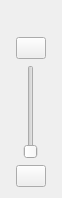
<?xml version="1.0" encoding="UTF-8"?>
<ui version="4.0">
 <class>ZoomControllerWidget</class>
 <widget class="QWidget" name="ZoomControllerWidget">
  <property name="geometry">
   <rect>
    <x>0</x>
    <y>0</y>
    <width>62</width>
    <height>198</height>
   </rect>
  </property>
  <property name="sizePolicy">
   <sizepolicy hsizetype="Preferred" vsizetype="Maximum">
    <horstretch>0</horstretch>
    <verstretch>0</verstretch>
   </sizepolicy>
  </property>
  <property name="windowTitle">
   <string>Form</string>
  </property>
  <layout class="QVBoxLayout" name="verticalLayout">
   <item>
    <layout class="QHBoxLayout" name="horizontalLayout_4">
     <item>
      <spacer name="horizontalSpacer_7">
       <property name="orientation">
        <enum>Qt::Horizontal</enum>
       </property>
       <property name="sizeHint" stdset="0">
        <size>
         <width>40</width>
         <height>20</height>
        </size>
       </property>
      </spacer>
     </item>
     <item>
      <widget class="QLabel" name="Label">
       <property name="text">
        <string/>
       </property>
      </widget>
     </item>
     <item>
      <spacer name="horizontalSpacer_8">
       <property name="orientation">
        <enum>Qt::Horizontal</enum>
       </property>
       <property name="sizeHint" stdset="0">
        <size>
         <width>40</width>
         <height>20</height>
        </size>
       </property>
      </spacer>
     </item>
    </layout>
   </item>
   <item>
    <layout class="QHBoxLayout" name="horizontalLayout_3">
     <item>
      <spacer name="horizontalSpacer_5">
       <property name="orientation">
        <enum>Qt::Horizontal</enum>
       </property>
       <property name="sizeHint" stdset="0">
        <size>
         <width>40</width>
         <height>20</height>
        </size>
       </property>
      </spacer>
     </item>
     <item>
      <widget class="QPushButton" name="plusButton">
       <property name="maximumSize">
        <size>
         <width>30</width>
         <height>16777215</height>
        </size>
       </property>
       <property name="text">
        <string/>
       </property>
      </widget>
     </item>
     <item>
      <spacer name="horizontalSpacer_6">
       <property name="orientation">
        <enum>Qt::Horizontal</enum>
       </property>
       <property name="sizeHint" stdset="0">
        <size>
         <width>40</width>
         <height>20</height>
        </size>
       </property>
      </spacer>
     </item>
    </layout>
   </item>
   <item>
    <layout class="QHBoxLayout" name="horizontalLayout">
     <item>
      <spacer name="horizontalSpacer">
       <property name="orientation">
        <enum>Qt::Horizontal</enum>
       </property>
       <property name="sizeHint" stdset="0">
        <size>
         <width>40</width>
         <height>20</height>
        </size>
       </property>
      </spacer>
     </item>
     <item>
      <widget class="QSlider" name="verticalSlider">
       <property name="orientation">
        <enum>Qt::Vertical</enum>
       </property>
      </widget>
     </item>
     <item>
      <spacer name="horizontalSpacer_2">
       <property name="orientation">
        <enum>Qt::Horizontal</enum>
       </property>
       <property name="sizeHint" stdset="0">
        <size>
         <width>40</width>
         <height>20</height>
        </size>
       </property>
      </spacer>
     </item>
    </layout>
   </item>
   <item>
    <layout class="QHBoxLayout" name="horizontalLayout_2">
     <item>
      <spacer name="horizontalSpacer_3">
       <property name="orientation">
        <enum>Qt::Horizontal</enum>
       </property>
       <property name="sizeHint" stdset="0">
        <size>
         <width>40</width>
         <height>20</height>
        </size>
       </property>
      </spacer>
     </item>
     <item>
      <widget class="QPushButton" name="minusButton">
       <property name="maximumSize">
        <size>
         <width>30</width>
         <height>16777215</height>
        </size>
       </property>
       <property name="text">
        <string/>
       </property>
      </widget>
     </item>
     <item>
      <spacer name="horizontalSpacer_4">
       <property name="orientation">
        <enum>Qt::Horizontal</enum>
       </property>
       <property name="sizeHint" stdset="0">
        <size>
         <width>40</width>
         <height>20</height>
        </size>
       </property>
      </spacer>
     </item>
    </layout>
   </item>
  </layout>
 </widget>
 <resources/>
 <connections/>
</ui>
